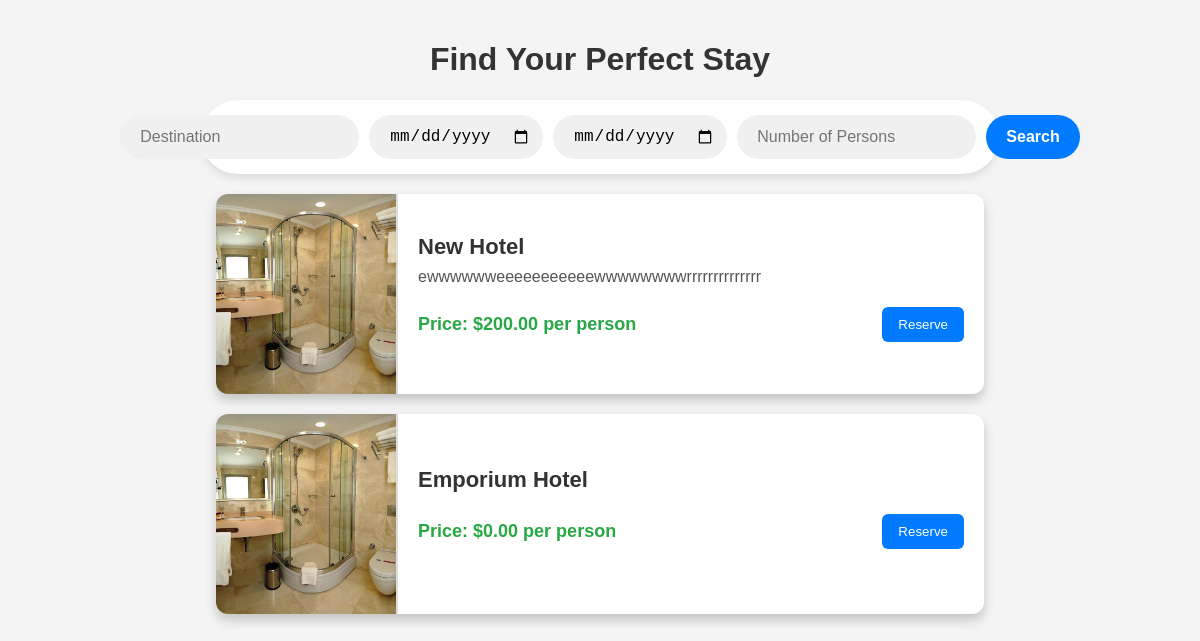
Page /dashboard.php on the committed database.
### tables this page shows
CREATE TABLE `offers` (
  `id` int(11) NOT NULL,
  `location` varchar(255) NOT NULL,
  `description` text NOT NULL,
  `room_capacity` int(11) NOT NULL,
  `available_rooms` int(11) NOT NULL,
  `photos` text NOT NULL,
  `created_at` timestamp NOT NULL DEFAULT current_timestamp(),
  `price_per_person` decimal(10,2) NOT NULL,
  `room_details` text NOT NULL,
  `reviews` text DEFAULT NULL,
  `map_location` varchar(255) NOT NULL,
  `includes` varchar(255) NOT NULL,
  `latitude` decimal(10,6) DEFAULT NULL,
  `longitude` decimal(10,6) DEFAULT NULL
);

### dashboard.php (the view, shortened to what this page needs)
<?php
include 'config.php';
$offers = [];
$result = $conn->query("SELECT * FROM offers ORDER BY created_at DESC");
if ($result->num_rows > 0) {
    while ($row = $result->fetch_assoc()) {
        $offers[] = $row;
    }
}
?>
<!DOCTYPE html>
<html lang="en">
<head>
    <link rel="stylesheet" href="dashboardd.css">
</head>
<body>
    <div class="dashboard-container">
        <h1>Find Your Perfect Stay</h1>
        <div class="search-bar">
            <input type="text" id="destination" placeholder="Destination">
            <input type="date" id="check-in" placeholder="Check-In Date">
            <input type="date" id="check-out" placeholder="Check-Out Date">
            <input type="number" id="persons" placeholder="Number of Persons" min="1">
            <button id="search-button">Search</button>
        </div>
        <div class="offers-grid">
            <?php foreach ($offers as $offer): ?>
                <div class="offer-window" data-id="<?php echo $offer['id']; ?>" onclick="showOfferDetails(<?php echo $offer['id']; ?>)">
                    <img class="offer-image" src="<?php echo explode(',', $offer['photos'])[0]; ?>" alt="Offer Photo">
                    <div class="offer-info">
                        <h3 class="offer-title"><?php echo $offer['location']; ?></h3>
                        <p class="offer-room-details"><?php echo $offer['room_details']; ?></p>
                        <div class="offer-bottom">
                            <p class="offer-price"><strong>Price:</strong> $<?php echo $offer['price_per_person']; ?> per person</p>
                            <button class="reserve-button">Reserve</button>
                        </div>
                    </div>
                </div>
            <?php endforeach; ?>
        </div>
    </div>
</body>
</html>

### dashboardd.css (style rules this page uses)
body { font-family: Arial, sans-serif; margin: 0; padding: 0; background-color: #f4f4f4; }
.dashboard-container { width: 80%; margin: auto; text-align: center; padding: 20px; }
h1 { color: #333; }
.search-bar { display: flex; justify-content: center; gap: 10px; margin-bottom: 20px; background: white; padding: 15px; border-radius: 50px; box-shadow: 0 4px 8px rgba(0, 0, 0, 0.1); width: 80%; margin-left: auto; margin-right: auto; }
.search-bar input, .search-bar button { padding: 12px; font-size: 16px; border: none; outline: none; border-radius: 30px; }
.search-bar input { flex: 1; background: #f0f0f0; padding-left: 20px; }
#search-button { background-color: #007bff; color: white; cursor: pointer; padding: 12px 20px; font-weight: bold; }
.offers-grid { display: center; grid-template-columns: repeat(auto-fill, minmax(400px, 1fr)); gap: 20px; justify-content: center; margin-top: 20px; margin-bottom: 20px; margin-left: auto; margin-right: auto; }
.offer-window { display: flex; align-items: center; background: white; border-radius: 12px; box-shadow: 0 6px 12px rgba(0, 0, 0, 0.2); overflow: hidden; cursor: pointer; transition: transform 0.2s ease-in-out; height: 200px; margin-bottom: 20px; width: 80%; margin-left: auto; margin-right: auto; }
.offer-image { width: 180px; height: 100%; object-fit: cover; border-right: 2px solid #ddd; }
.offer-info { flex: 1; padding: 20px; text-align: left; }
.offer-title { font-size: 22px; color: #333; margin: 0; }
.offer-room-details { font-size: 16px; color: #555; margin: 8px 0; }
.offer-bottom { display: flex; justify-content: space-between; align-items: center; margin-top: 10px; }
.offer-price { font-size: 18px; font-weight: bold; color: #28a745; }
.reserve-button { padding: 10px 16px; background: #007bff; color: white; border: none; border-radius: 6px; cursor: pointer; }

### rows in the picture
offers: location "New Hotel", room_details "ewwwwwweeeeeeeeeeewwwwwwwwrrrrrrrrrrrrrr", price_per_person "200.00"
offers: location "Emporium Hotel", price_per_person "0.00"
